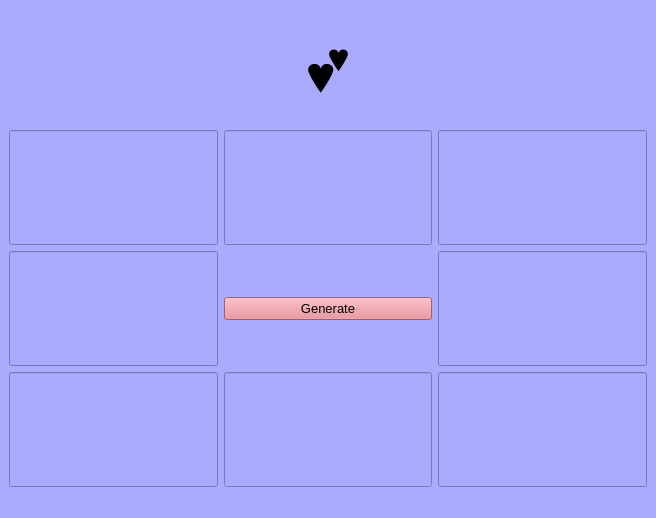
<?xml version="1.0" encoding="UTF-8"?>
<ui version="4.0">
 <class>MainWindow</class>
 <widget class="QMainWindow" name="MainWindow">
  <property name="geometry">
   <rect>
    <x>0</x>
    <y>0</y>
    <width>656</width>
    <height>518</height>
   </rect>
  </property>
  <property name="windowTitle">
   <string>Family</string>
  </property>
  <property name="styleSheet">
   <string notr="true">background-color: rgb(170, 170, 255);</string>
  </property>
  <widget class="QWidget" name="centralwidget">
   <layout class="QVBoxLayout" name="verticalLayout">
    <item>
     <layout class="QGridLayout" name="gridLayout">
      <item row="2" column="1">
       <widget class="QPushButton" name="push_btn">
        <property name="font">
         <font>
          <pointsize>10</pointsize>
         </font>
        </property>
        <property name="styleSheet">
         <string notr="true">background-color: rgb(230, 128, 138);</string>
        </property>
        <property name="text">
         <string>Generate</string>
        </property>
       </widget>
      </item>
      <item row="2" column="0">
       <widget class="QLineEdit" name="line_4">
        <property name="sizePolicy">
         <sizepolicy hsizetype="Expanding" vsizetype="Expanding">
          <horstretch>0</horstretch>
          <verstretch>0</verstretch>
         </sizepolicy>
        </property>
        <property name="font">
         <font>
          <pointsize>16</pointsize>
         </font>
        </property>
        <property name="alignment">
         <set>Qt::AlignCenter</set>
        </property>
        <property name="readOnly">
         <bool>true</bool>
        </property>
       </widget>
      </item>
      <item row="3" column="0">
       <widget class="QLineEdit" name="line_6">
        <property name="sizePolicy">
         <sizepolicy hsizetype="Expanding" vsizetype="Expanding">
          <horstretch>0</horstretch>
          <verstretch>0</verstretch>
         </sizepolicy>
        </property>
        <property name="font">
         <font>
          <pointsize>16</pointsize>
         </font>
        </property>
        <property name="alignment">
         <set>Qt::AlignCenter</set>
        </property>
        <property name="readOnly">
         <bool>true</bool>
        </property>
       </widget>
      </item>
      <item row="3" column="1">
       <widget class="QLineEdit" name="line_7">
        <property name="sizePolicy">
         <sizepolicy hsizetype="Expanding" vsizetype="Expanding">
          <horstretch>0</horstretch>
          <verstretch>0</verstretch>
         </sizepolicy>
        </property>
        <property name="font">
         <font>
          <pointsize>16</pointsize>
         </font>
        </property>
        <property name="alignment">
         <set>Qt::AlignCenter</set>
        </property>
        <property name="readOnly">
         <bool>true</bool>
        </property>
       </widget>
      </item>
      <item row="2" column="2">
       <widget class="QLineEdit" name="line_5">
        <property name="sizePolicy">
         <sizepolicy hsizetype="Expanding" vsizetype="Expanding">
          <horstretch>0</horstretch>
          <verstretch>0</verstretch>
         </sizepolicy>
        </property>
        <property name="font">
         <font>
          <pointsize>16</pointsize>
         </font>
        </property>
        <property name="alignment">
         <set>Qt::AlignCenter</set>
        </property>
        <property name="readOnly">
         <bool>true</bool>
        </property>
       </widget>
      </item>
      <item row="0" column="1">
       <widget class="QLabel" name="label">
        <property name="sizePolicy">
         <sizepolicy hsizetype="Preferred" vsizetype="Expanding">
          <horstretch>0</horstretch>
          <verstretch>0</verstretch>
         </sizepolicy>
        </property>
        <property name="font">
         <font>
          <pointsize>50</pointsize>
         </font>
        </property>
        <property name="text">
         <string>💕</string>
        </property>
        <property name="alignment">
         <set>Qt::AlignCenter</set>
        </property>
       </widget>
      </item>
      <item row="3" column="2">
       <widget class="QLineEdit" name="line_8">
        <property name="sizePolicy">
         <sizepolicy hsizetype="Expanding" vsizetype="Expanding">
          <horstretch>0</horstretch>
          <verstretch>0</verstretch>
         </sizepolicy>
        </property>
        <property name="font">
         <font>
          <pointsize>16</pointsize>
         </font>
        </property>
        <property name="alignment">
         <set>Qt::AlignCenter</set>
        </property>
        <property name="readOnly">
         <bool>true</bool>
        </property>
       </widget>
      </item>
      <item row="1" column="2">
       <widget class="QLineEdit" name="line_3">
        <property name="sizePolicy">
         <sizepolicy hsizetype="Expanding" vsizetype="Expanding">
          <horstretch>0</horstretch>
          <verstretch>0</verstretch>
         </sizepolicy>
        </property>
        <property name="font">
         <font>
          <pointsize>16</pointsize>
         </font>
        </property>
        <property name="alignment">
         <set>Qt::AlignCenter</set>
        </property>
        <property name="readOnly">
         <bool>true</bool>
        </property>
       </widget>
      </item>
      <item row="1" column="1">
       <widget class="QLineEdit" name="line_2">
        <property name="sizePolicy">
         <sizepolicy hsizetype="Expanding" vsizetype="Expanding">
          <horstretch>0</horstretch>
          <verstretch>0</verstretch>
         </sizepolicy>
        </property>
        <property name="font">
         <font>
          <pointsize>16</pointsize>
         </font>
        </property>
        <property name="text">
         <string/>
        </property>
        <property name="alignment">
         <set>Qt::AlignCenter</set>
        </property>
        <property name="readOnly">
         <bool>true</bool>
        </property>
       </widget>
      </item>
      <item row="1" column="0">
       <widget class="QLineEdit" name="line_1">
        <property name="sizePolicy">
         <sizepolicy hsizetype="Expanding" vsizetype="Expanding">
          <horstretch>0</horstretch>
          <verstretch>0</verstretch>
         </sizepolicy>
        </property>
        <property name="font">
         <font>
          <pointsize>16</pointsize>
         </font>
        </property>
        <property name="alignment">
         <set>Qt::AlignCenter</set>
        </property>
        <property name="readOnly">
         <bool>true</bool>
        </property>
       </widget>
      </item>
     </layout>
    </item>
   </layout>
  </widget>
  <widget class="QMenuBar" name="menubar">
   <property name="geometry">
    <rect>
     <x>0</x>
     <y>0</y>
     <width>656</width>
     <height>22</height>
    </rect>
   </property>
  </widget>
  <widget class="QStatusBar" name="statusbar"/>
 </widget>
 <resources/>
 <connections/>
</ui>
